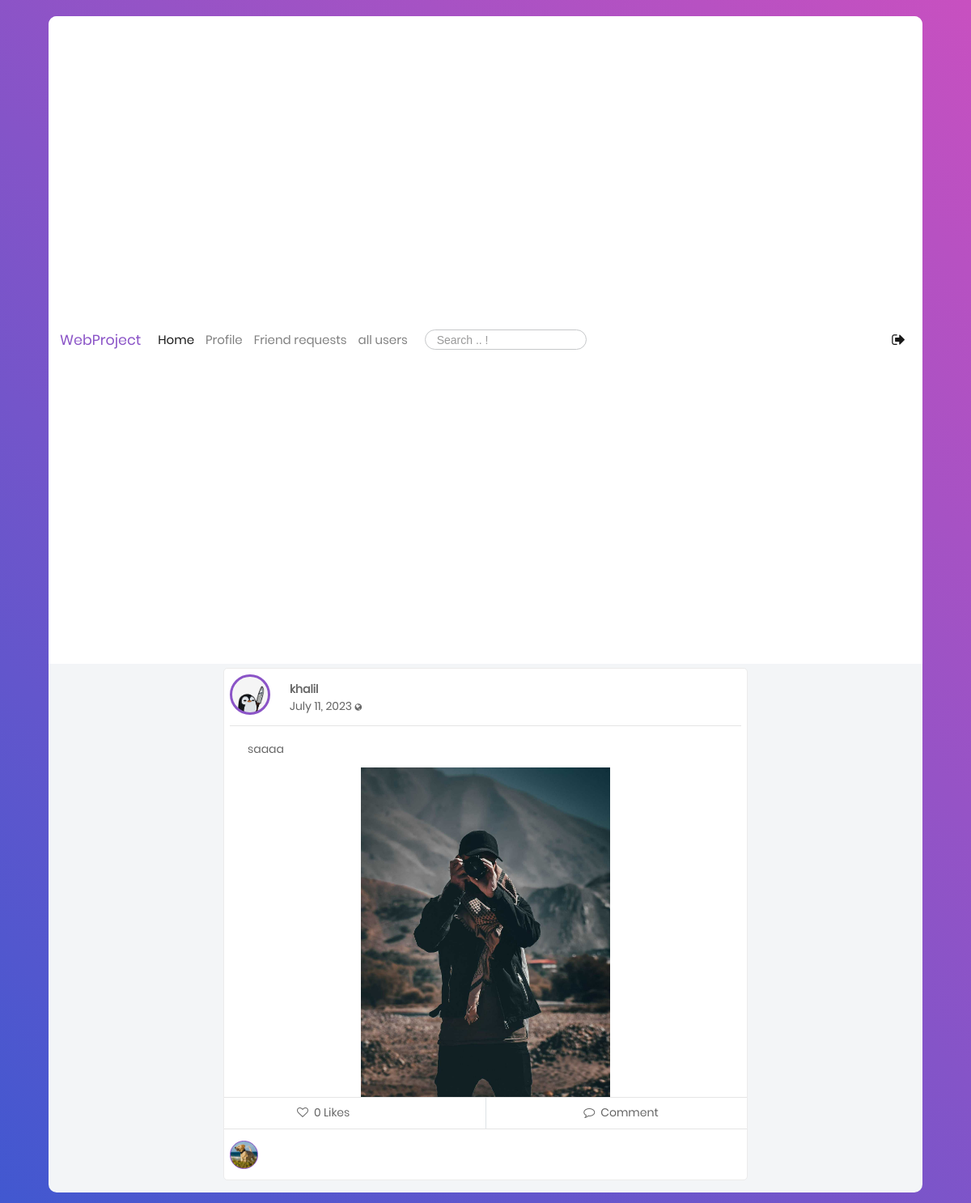
/blog/post/13/ (signed in), run on an earlier commit of the app's database.
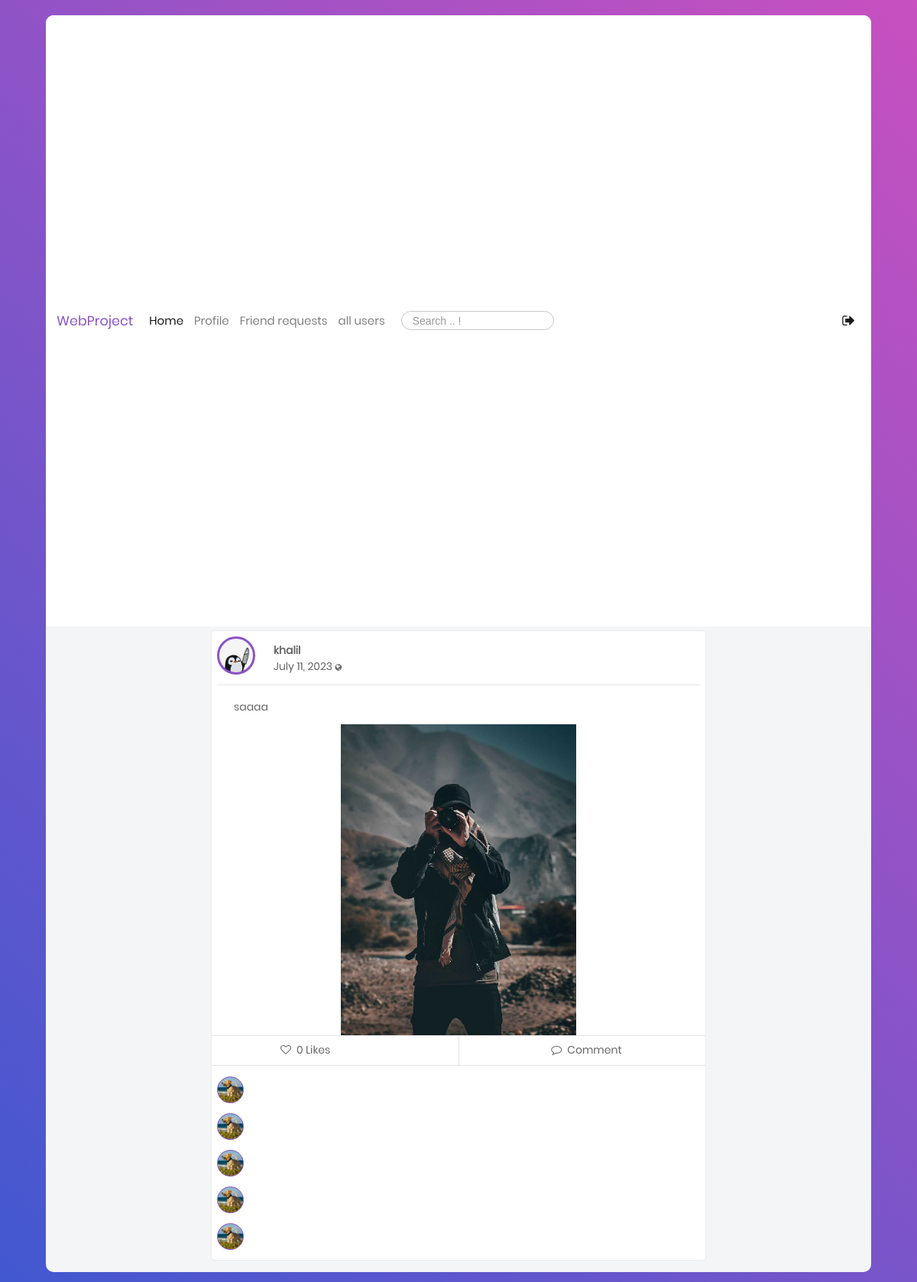
And on a later commit of the database.
### blog/models.py (models this page shows, shortened)
class Comment(models.Model):
    user = models.ForeignKey(Profile, on_delete=models.CASCADE)
    post = models.ForeignKey(Post, on_delete=models.CASCADE)
    body = models.CharField(max_length=300)
    liked = models.ManyToManyField(Post, blank=True, related_name='likes')
    updated = models.DateTimeField(auto_now=True)
    created = models.DateTimeField(auto_now_add=True)

### users/models.py (models this page shows, shortened)
class Profile(models.Model):
    user = models.OneToOneField(User, on_delete=models.CASCADE)
    image = models.ImageField(default='default.jpg', upload_to='profile_pics')
    bgimage = models.ImageField(default='default.jpg', upload_to='bg_pics')
    friends = models.ManyToManyField(User, blank=True, related_name='friends')
    slug = models.SlugField(unique=True,default=uuid.uuid1)
    forget_password_token= models.CharField(max_length=100)
    updated = models.DateTimeField( auto_now=True)
    created = models.DateTimeField( auto_now_add=True)
    objects = ProfileManager()

### blog/views.py (the view, shortened to what this page needs)
# urls.py: path('post/<int:pk>/', views.details ,name='post-detail'),
@login_required
def details(request, pk):
    ordering = ["-date_posted"]
    post = Post.objects.filter(pk=pk)
    profile = Profile.objects.get(user=request.user)
    nopro = Profile.objects.exclude(user=request.user)
    print(pk)
    print(post)
    c_form = CommentModelForm()
    post_added = False
    context = {
        "user": request.user,
        "pos": profile.get_posts_no,
        "profile": profile,
        "c_form": c_form,
        "post_added": post_added,
        "post": post.get ,
    }
    return render(request, "blog/post_detail.html", context)

### blog/forms.py
class CommentModelForm(forms.ModelForm):
    def __init__(self, *args: Any, **kwargs: Any) -> None:
        super().__init__(*args, **kwargs)
        self.helper = FormHelper()
        self.helper.form_show_labels = False
        self.fields["body"].help_text = None
        self.fields['body'].label = ""
        self.fields["body"].widget.attrs.update({
            "class":"p-2 fs-14 pl-3",
            "type":"text",
            "name":"fullname",
            "placeholder":"What about today?",
        })
    class Meta:
        model = Comment
        fields =('body',)

### blog/models.py (called while the page is built)
    def num_likes(self):
        return self.liked.all().count()

### blog/templates/blog/post_detail.html (shortened to what the changed rows need)
{% extends "blog/base.html" %}
{% load static %}
{% block content %}
            <div class="container mt-5">
                <div class="row">
                    <div  style="padding-left: 20%;
    padding-right: 20%; ">
                        <div class="main-block post-with-photo" id="post-list" style="align-items: center;">
                              <div class="footer">
                                <div class="row comment-list">
                                  {% for c in post.comment_set.all %}
                                  <div class="add-comment col-12 pt-0">
                    <div class="row">
                      <div class="col-1" style="padding-right: 9%;">
                        <div class="pt-2 pl-2 d-inline-block">
                          <div
                            class="Profile-Picture-Comment"
                            style="background: url('{{ c.user.image.url }}'); "
                          ></div>
                        </div>
                      </div>
                    </div>
                  </div>
                                  {% endfor %}
                                </div>
                                </div>
                              </div>
                            </div>
                        </div>
                    </div>
                    </div>
{% endblock %}

What changed in the data, as far as the page shows it:
added Comment: user.image (picture)
added Comment: user.image (picture)
added Comment: user.image (picture)
added Comment: user.image (picture)
